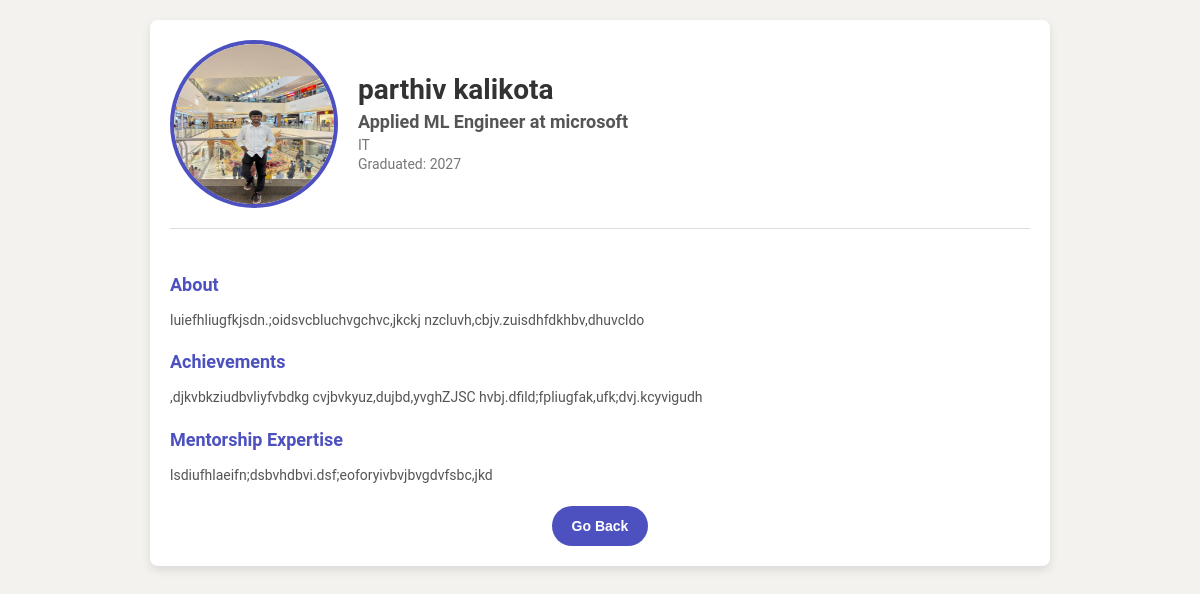
Screenshot of /students/alumni/3/ with the database file from the repository.
### core/models.py (models this page shows, shortened)
class Alumni(models.Model):
    full_name = models.CharField(max_length=100)
    year_of_graduation = models.IntegerField()
    degree = models.CharField(max_length=100)
    specialization = models.CharField(max_length=100)
    email = models.EmailField(unique=True)
    linkedin = models.URLField(blank=True, null=True)
    location = models.CharField(max_length=100)
    profile_picture = models.ImageField(upload_to='profile_pics/alumni/', blank=True, null=True)
    current_job_title = models.CharField(max_length=100)
    current_company = models.CharField(max_length=100)
    industry = models.CharField(max_length=100)
    career_path = models.TextField(blank=True)
    achievements = models.TextField(blank=True)
    willing_to_mentor = models.BooleanField(default=False)
    mentorship_expertise = models.TextField(blank=True)
    preferred_interaction_mode = models.CharField(
        max_length=50,
        choices=[('email', 'Email'), ('video_call', 'Video Call'), ('in_person', 'In Person')]
    )
    time_commitment = models.IntegerField(blank=True, null=True)
    interested_in_career_talks = models.BooleanField(default=False)
    access_to_opportunities = models.BooleanField(default=False)
    willing_to_donate = models.BooleanField(default=False)
    event_participation = models.BooleanField(default=False)
    other_contributions = models.TextField(blank=True)
    password = models.CharField(max_length=128,default="")

### core/views.py (the view)
# urls.py: path('alumni/<int:pk>/', views.alumni_detail_view, name='alumni_detail'),
def alumni_detail_view(request, pk):
    alumni = get_object_or_404(Alumni, pk=pk)
    return render(request, 'core/alumni_detail.html', {'alumni': alumni})

### core/templates/core/alumni_detail.html (shortened to what this page needs)
{% load static %}
<!DOCTYPE html>
<html lang="en">
<head>
    <link rel="stylesheet" href="{% static 'css/details.css' %}">
</head>
<body>
    <div class="container">
        <div class="profile-card">
            <div class="profile-header">
                <img src="{{ alumni.profile_picture.url }}" alt="{{ alumni.full_name }}" class="profile-picture">
                <div class="profile-info">
                    <h1>{{ alumni.full_name }}</h1>
                    <h3>{{ alumni.current_job_title }} at {{ alumni.current_company }}</h3>
                    <p class="industry">{{ alumni.industry }}</p>
                    <p class="graduation-year">Graduated: {{ alumni.year_of_graduation }}</p>
                </div>
            </div>
            <div class="profile-details">
                <div class="profile-section">
                    <h2>About</h2>
                    <p>{{ alumni.career_path }}</p>
                </div>
                <div class="profile-section">
                    <h2>Achievements</h2>
                    <p>{{ alumni.achievements }}</p>
                </div>
                <div class="profile-section">
                    <h2>Mentorship Expertise</h2>
                    <p>{{ alumni.mentorship_expertise }}</p>
                </div>
            </div>
            <button onclick="window.history.back()">Go Back</button>
        </div>
    </div>
</body>
</html>

### static/css/details.css (style rules this page uses)
body { font-family: 'Roboto', sans-serif; margin: 0; padding: 0; background-color: #f3f2ef; color: #333; }
.container { max-width: 900px; margin: 0 auto; padding: 20px; }
.profile-card { background-color: #ffffff; border-radius: 8px; box-shadow: 0px 4px 10px rgba(0, 0, 0, 0.1); padding: 20px; }
.profile-header { display: flex; align-items: center; border-bottom: 1px solid #ddd; padding-bottom: 20px; margin-bottom: 20px; }
.profile-picture { border-radius: 50%; width: 160px; height: 160px; border: 4px solid #4C51BF; margin-right: 20px; }
.profile-info { flex-grow: 1; }
.profile-info h1 { font-size: 28px; font-weight: bold; color: #333; margin: 0; }
.profile-info h3 { font-size: 18px; color: #555; margin: 5px 0; }
.profile-info p { font-size: 14px; color: #777; margin: 3px 0; }
.profile-details { padding-top: 10px; }
.profile-section { margin-bottom: 20px; }
.profile-section h2 { font-size: 18px; font-weight: bold; color: #4C51BF; margin-bottom: 10px; }
.profile-section p { font-size: 14px; line-height: 1.6; color: #555; }
button { display: block; margin: 20px auto 0; padding: 12px 20px; background-color: #4C51BF; color: white; border: none; border-radius: 25px; font-size: 14px; font-weight: bold; cursor: pointer; transition: background-color 0.3s; }

### rows the page displays
Alumni: profile_picture (picture), full_name "parthiv kalikota", current_job_title "Applied ML Engineer", current_company "microsoft", industry "IT", year_of_graduation "2027", career_path "luiefhliugfkjsdn.;oidsvcbluchvgchvc,jkckj nzcluvh,cbjv.zuisdhfdkhbv,dhuvcldo", achievements ",djkvbkziudbvliyfvbdkg cvjbvkyuz,dujbd,yvghZJSC hvbj.dfild;fpliugfak,ufk;dvj.kcyvigudh", mentorship_expertise "lsdiufhlaeifn;dsbvhdbvi.dsf;eoforyivbvjbvgdvfsbc,jkd"
